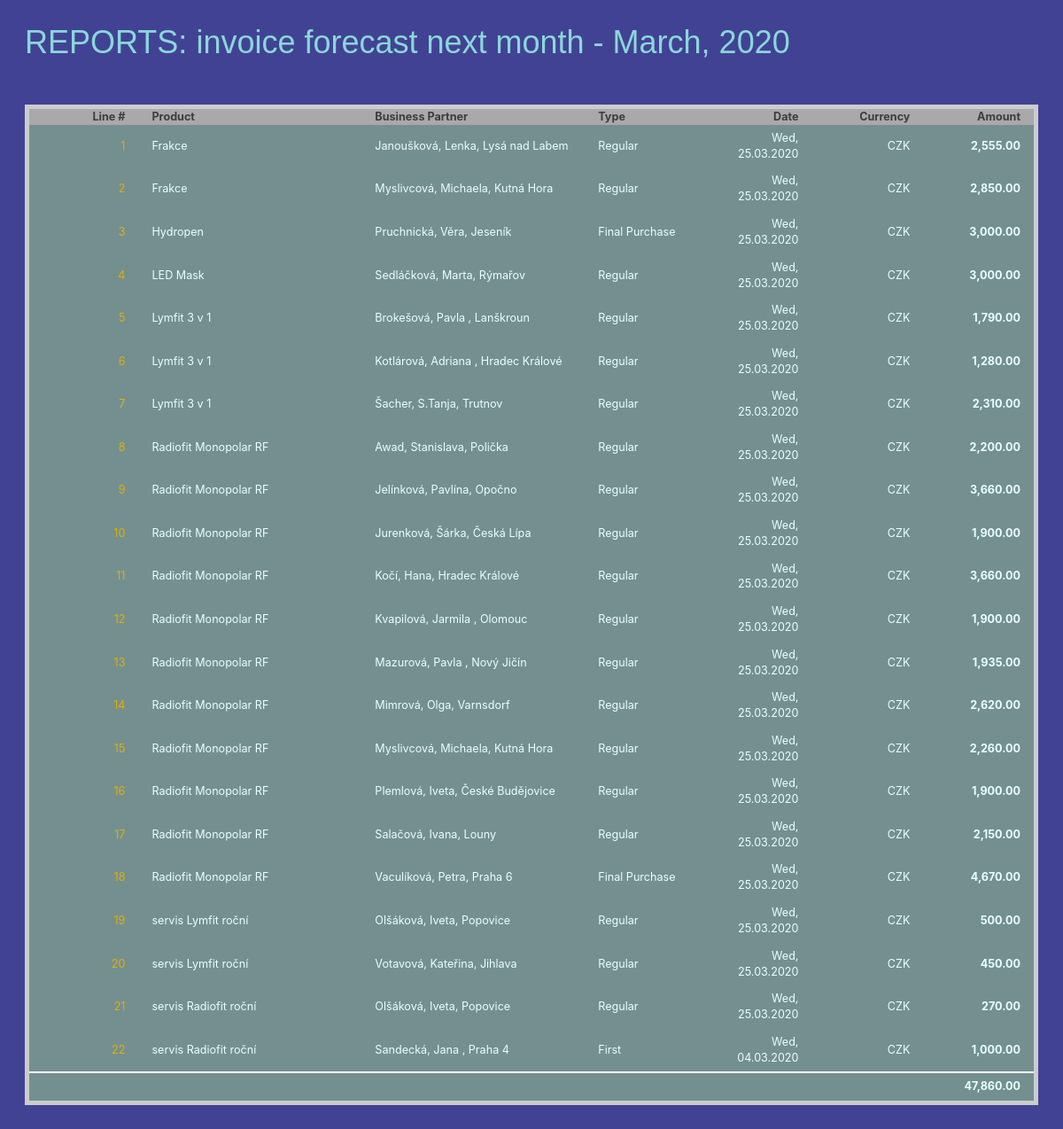
The app's page /reports/invoiceforecast with its own data.
### app.py (models this page shows, shortened)
class Contract(db.Model):
    contract_id = db.Column(db.Integer, primary_key=True)
    bpartner_name = db.Column(db.String(80), nullable=True)
    product_name = db.Column(db.String(80), nullable=True)
    startdate = db.Column(db.DateTime, nullable=True)
    duration = db.Column(db.Integer, nullable=True)  # total number of rental months including the initial_fee
    currency = db.Column(db.String(3), nullable=True)
    initial_fee = db.Column(db.Numeric, nullable=True)
    regular_fee = db.Column(db.Numeric, nullable=True)
    purch_amnt = db.Column(db.Numeric, nullable=True)
    cancelled = db.Column(db.Boolean, default=False)
    completed = db.Column(db.Boolean, default=False)
    is_active = db.Column(db.Boolean, default=True)

### app.py (the view)
@app.route('/reports/invoiceforecast', methods=['POST', 'GET'])
def invoiceforecast_index():
    class Invoicerun(object):
        def __init__(self, linenumber, product_name, bpartner_name, type, invoicedate, currency, amount, contract_id):
            self.linenumber = linenumber
            self.product_name = product_name
            self.bpartner_name = bpartner_name
            self.type = type
            self.invoicedate = invoicedate
            self.currency = currency
            self.amount = amount
            self.contract_id = contract_id
    contracts = Contract.query.order_by(
        Contract.product_name, Contract.bpartner_name, Contract.startdate).all()
    rows = []
    linenumber = 0
    invoiceruntotal = 0
    for c in contracts:
        product_name = c.product_name
        bpartner_name = c.bpartner_name
        currency = c.currency
        amount = c.initial_fee
        type = "First"
        invoicedate = c.startdate
        if invoicedate.replace(day=1, hour=0, minute=0, second=0, microsecond=0) == datetime.now().replace(day=1, hour=0, minute=0, second=0, microsecond=0) + relativedelta(months=+1):
            linenumber += 1
            invoiceruntotal += amount
            rows.append(Invoicerun(linenumber, product_name, bpartner_name, type, datetime.strftime(invoicedate, "%a, %d.%m.%Y"), currency, '{:,.2f}'.format(amount), c.contract_id))
        for r in range(c.duration-1):
            product_name = c.product_name
            bpartner_name = c.bpartner_name
            currency = c.currency
            amount = c.regular_fee
            type = "Regular"
            invoicedate = invoicedate + relativedelta(months=1)
            invoicedate = invoicedate.replace(day=25)
            if datetime.strftime(invoicedate, "%a") == "Sat":
                invoicedate = invoicedate - relativedelta(days=1)
            if datetime.strftime(invoicedate, "%a") == "Sun":
                invoicedate = invoicedate - relativedelta(days=2)
            if invoicedate.replace(day=1, hour=0, minute=0, second=0, microsecond=0) == datetime.now().replace(day=1, hour=0, minute=0, second=0, microsecond=0) + relativedelta(months=+1):
                linenumber += 1
                invoiceruntotal += amount
                rows.append(Invoicerun(linenumber, product_name, bpartner_name, type, datetime.strftime(invoicedate, "%a, %d.%m.%Y"), currency, '{:,.2f}'.format(amount), c.contract_id))
        product_name = c.product_name
        bpartner_name = c.bpartner_name
        currency = c.currency
        amount = c.purch_amnt
        type = "Final Purchase"
        invoicedate = invoicedate + relativedelta(months=1)
        invoicedate = invoicedate.replace(day=25)
        if datetime.strftime(invoicedate, "%a") == "Sat":
            invoicedate = invoicedate - relativedelta(days=1)
        if datetime.strftime(invoicedate, "%a") == "Sun":
            invoicedate = invoicedate - relativedelta(days=2)
        if invoicedate.replace(day=1, hour=0, minute=0, second=0, microsecond=0) == datetime.now().replace(day=1, hour=0, minute=0, second=0, microsecond=0) + relativedelta(months=+1):
            linenumber += 1
            invoiceruntotal += amount
            rows.append(Invoicerun(linenumber, product_name, bpartner_name, type, datetime.strftime(invoicedate, "%a, %d.%m.%Y"), currency, '{:,.2f}'.format(amount), c.contract_id))
    month = datetime.strftime(datetime.now() + relativedelta(months=+1), "%B, %Y")
    return render_template('reports/invoiceforecast/index.html', rows=rows, month=month, invoiceruntotal='{:,.2f}'.format(invoiceruntotal))

### templates/reports/invoiceforecast/index.html (shortened to what this page needs)
{% extends 'base.html' %}
{% block body %}
<div class="content">
    <h1>REPORTS: invoice forecast next month - {{ month }}</h1>
</div>
<br>
<br>
<div class="content">
    <table>
        <tr>
            <th class="col-md-1" style="text-align: right;">Line #</th>
            <th class="col-md-2">Product</th>
            <th class="col-md-2">Business Partner</th>
            <th class="col-md-1">Type</th>
            <th class="col-md-1" style="text-align: right;">Date</th>
            <th class="col-md-1" style="text-align: right;">Currency</th>
            <th class="col-md-1" style="text-align: right;">Amount</th>
        </tr>
        {% for row in rows %}
            <tr style="background-color: rgb(116, 143, 143);">
                <td class="col-md-1" style="text-align: right;"><a style="color: rgb(228, 175, 0);" href="../contractrows/{{ row.contract_id }}">{{ row.linenumber }}</a></td>
                <td class="col-md-2">{{ row.product_name }}</td>
                <td class="col-md-2">{{ row.bpartner_name }}</td>
                <td class="col-md-1">{{ row.type }}</td>
                <td class="col-md-1" style="text-align: right;">{{ row.invoicedate }}</td>
                <td class="col-md-1" style="text-align: right;">{{ row.currency }}</td>
                <td class="col-md-1" style="text-align: right; font-weight: bolder;">{{ row.amount }}</td>
            </tr>
    {% endfor %}
    <tr style="background-color: rgb(116, 143, 143); border-top: 2px solid white;">
        <td></td>
        <td></td>
        <td></td>
        <td></td>
        <td></td>
        <td></td>
        <td class="col-md-1" style="text-align: right; font-weight: bolder;">{{ invoiceruntotal }}</td>
    </tr>
</table>
</div>
{% endblock %}

### static/css/main.css (style rules this page uses)
body { margin: 2em; font-family: sans-serif; background-color: rgb(66, 66, 148); color: rgb(137, 216, 216); }
th { padding-left: 0.5em; padding-right: 0.5em; text-align: left; color: rgb(61, 61, 61); background-color: darkgrey; }
td { padding: 0.5em; color: rgb(234, 255, 255); }
table { border: 5px solid #CCC; width: 100%; font-family: -apple-system, BlinkMacSystemFont, 'Segoe UI', Roboto, Oxygen, Ubuntu, Cantarell, 'Open Sans', 'Helvetica Neue', sans-serif; font-size: 0.9em; }

### records on screen
Contract: linenumber "1", product_name "Frakce", bpartner_name "Janoušková, Lenka, Lysá nad Labem", type "Regular", invoicedate "Wed, 25.03.2020", currency "CZK", amount "2,555.00"
Contract: linenumber "2", product_name "Frakce", bpartner_name "Myslivcová, Michaela, Kutná Hora", type "Regular", invoicedate "Wed, 25.03.2020", currency "CZK", amount "2,850.00"
Contract: linenumber "3", product_name "Hydropen", bpartner_name "Pruchnická, Věra, Jeseník", type "Final Purchase", invoicedate "Wed, 25.03.2020", currency "CZK", amount "3,000.00"
Contract: linenumber "4", product_name "LED Mask", bpartner_name "Sedláčková, Marta, Rýmařov", type "Regular", invoicedate "Wed, 25.03.2020", currency "CZK", amount "3,000.00"
Contract: linenumber "5", product_name "Lymfit 3 v 1", bpartner_name "Brokešová, Pavla , Lanškroun", type "Regular", invoicedate "Wed, 25.03.2020", currency "CZK", amount "1,790.00"
Contract: linenumber "6", product_name "Lymfit 3 v 1", bpartner_name "Kotlárová, Adriana , Hradec Králové", type "Regular", invoicedate "Wed, 25.03.2020", currency "CZK", amount "1,280.00"
Contract: linenumber "7", product_name "Lymfit 3 v 1", bpartner_name "Šacher, S.Tanja, Trutnov", type "Regular", invoicedate "Wed, 25.03.2020", currency "CZK", amount "2,310.00"
Contract: linenumber "8", product_name "Radiofit Monopolar RF", bpartner_name "Awad, Stanislava, Polička", type "Regular", invoicedate "Wed, 25.03.2020", currency "CZK", amount "2,200.00"
Contract: linenumber "9", product_name "Radiofit Monopolar RF", bpartner_name "Jelínková, Pavlína, Opočno", type "Regular", invoicedate "Wed, 25.03.2020", currency "CZK", amount "3,660.00"
Contract: linenumber "10", product_name "Radiofit Monopolar RF", bpartner_name "Jurenková, Šárka, Česká Lípa", type "Regular", invoicedate "Wed, 25.03.2020", currency "CZK", amount "1,900.00"
Contract: linenumber "11", product_name "Radiofit Monopolar RF", bpartner_name "Kočí, Hana, Hradec Králové", type "Regular", invoicedate "Wed, 25.03.2020", currency "CZK", amount "3,660.00"
Contract: linenumber "12", product_name "Radiofit Monopolar RF", bpartner_name "Kvapilová, Jarmila , Olomouc", type "Regular", invoicedate "Wed, 25.03.2020", currency "CZK", amount "1,900.00"
Contract: linenumber "13", product_name "Radiofit Monopolar RF", bpartner_name "Mazurová, Pavla , Nový Jičín", type "Regular", invoicedate "Wed, 25.03.2020", currency "CZK", amount "1,935.00"
Contract: linenumber "14", product_name "Radiofit Monopolar RF", bpartner_name "Mimrová, Olga, Varnsdorf", type "Regular", invoicedate "Wed, 25.03.2020", currency "CZK", amount "2,620.00"
Contract: linenumber "15", product_name "Radiofit Monopolar RF", bpartner_name "Myslivcová, Michaela, Kutná Hora", type "Regular", invoicedate "Wed, 25.03.2020", currency "CZK", amount "2,260.00"
Contract: linenumber "16", product_name "Radiofit Monopolar RF", bpartner_name "Plemlová, Iveta, České Budějovice", type "Regular", invoicedate "Wed, 25.03.2020", currency "CZK", amount "1,900.00"
Contract: linenumber "17", product_name "Radiofit Monopolar RF", bpartner_name "Salačová, Ivana, Louny", type "Regular", invoicedate "Wed, 25.03.2020", currency "CZK", amount "2,150.00"
Contract: linenumber "18", product_name "Radiofit Monopolar RF", bpartner_name "Vaculíková, Petra, Praha 6", type "Final Purchase", invoicedate "Wed, 25.03.2020", currency "CZK", amount "4,670.00"
Contract: linenumber "19", product_name "servis Lymfit roční", bpartner_name "Olšáková, Iveta, Popovice", type "Regular", invoicedate "Wed, 25.03.2020", currency "CZK", amount "500.00"
Contract: linenumber "20", product_name "servis Lymfit roční", bpartner_name "Votavová, Kateřina, Jihlava", type "Regular", invoicedate "Wed, 25.03.2020", currency "CZK", amount "450.00"
Contract: linenumber "21", product_name "servis Radiofit roční", bpartner_name "Olšáková, Iveta, Popovice", type "Regular", invoicedate "Wed, 25.03.2020", currency "CZK", amount "270.00"
Contract: linenumber "22", product_name "servis Radiofit roční", bpartner_name "Sandecká, Jana , Praha 4", type "First", invoicedate "Wed, 04.03.2020", currency "CZK", amount "1,000.00"

### other values on screen
{{ month }} "March, 2020"
{{ invoiceruntotal }} "47,860.00"
